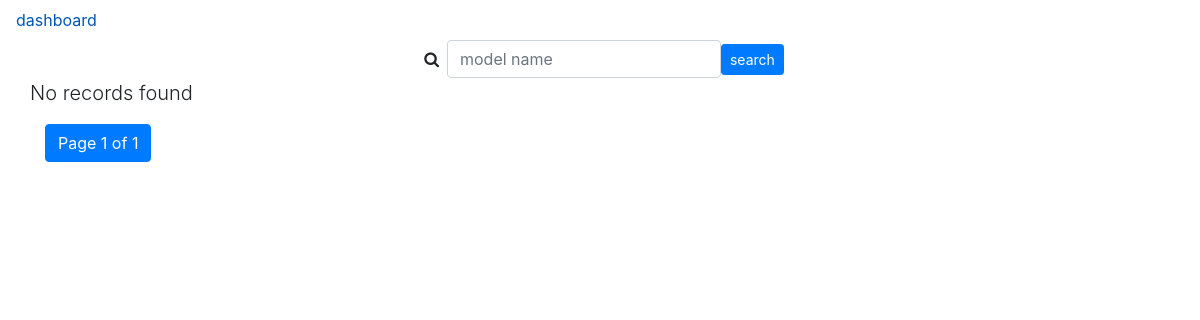
Before: /storage/ with the older database file.
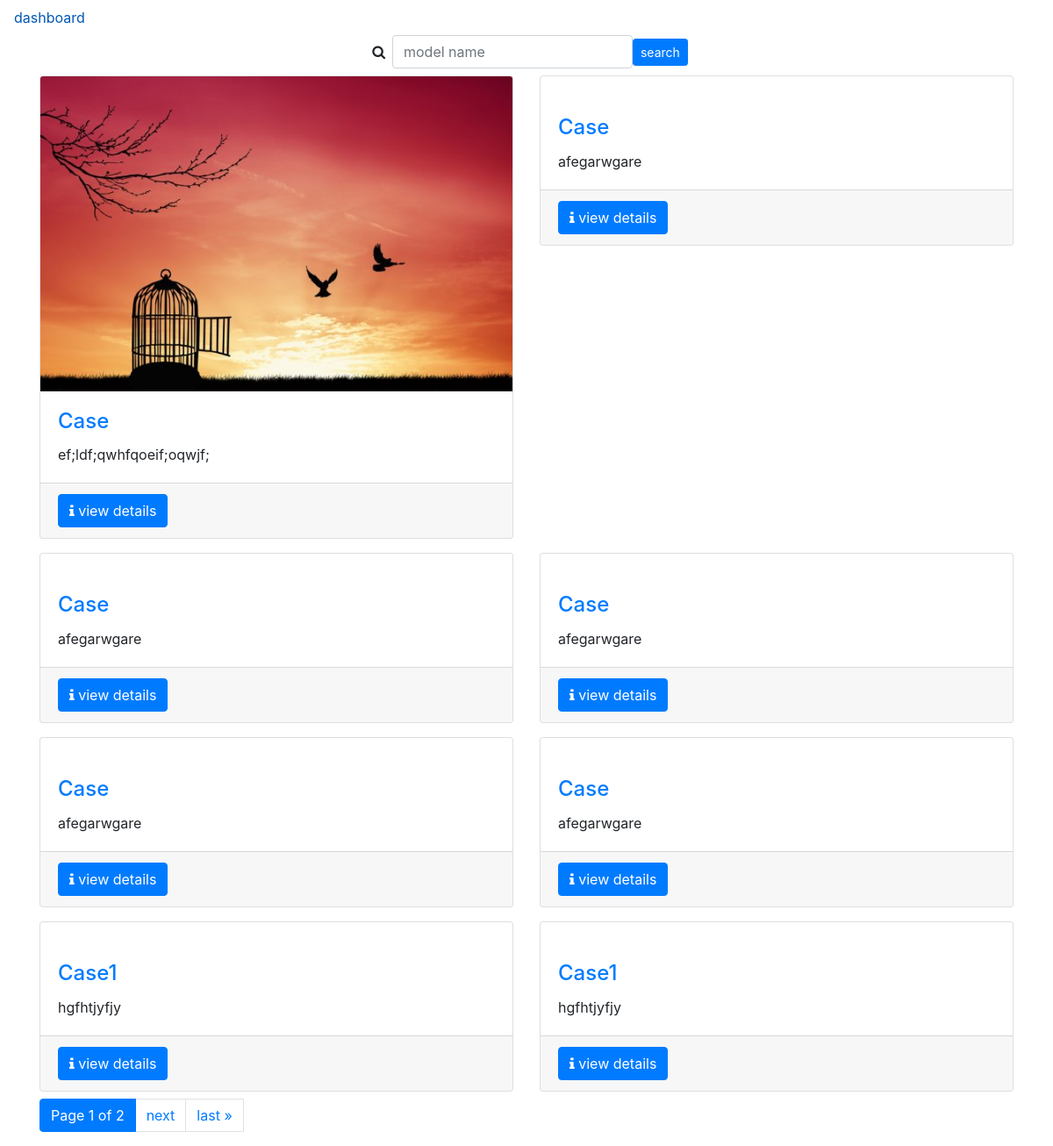
After: the same page with the newer database file.
### storage/models.py (models this page shows, shortened)
class Cases(models.Model):
    Case_category = (
        ('Criminal Case',"Criminal Case"),
        ('Civil Case',"Civil Case"),
        ('Marriage Dissolution',"Marriage Dissolution"),
        ('Paternity and Child Custody',"Paternity and Child Custody"),
        ('Protection Orders Aganist Domestic Violence',"Protection Orders Aganist Domestic Violence"),
        ('Name Changes',"Name Changes"),
        ('Guardianship',"Guardianship"),
        ('Termination of Parental Rights and Adoptions',"Termination of Parental Rights and Adoptions"),
        ('Juvenile Matters',"Juvenile Matters"),
        ('Emancipation and Approval of Underage Marriages',"Emancipation and Approval of Underage Marriages"),
    )
    Case_Name = models.CharField(max_length=255,default='Case')
    Category = models.CharField(choices=Case_category,default=Case_category[0][1], max_length=50)
    Description = models.TextField()
    Case_image = models.ImageField(upload_to='Case_dir/images',null=True)
    Contact_No = models.IntegerField(default=911234567890,unique=True)
    Name = models.ForeignKey(User_Profile,on_delete = models.CASCADE)
    email= models.EmailField(max_length=255,default='example@host.com')

### storage/views.py (the view)
# urls.py: path('', CasesListView.as_view(), name='view_cases'),
class CasesListView(ListView):
    model = Cases
    template_name = "storage/view.html"
    paginate_by = 8

### templates/storage/view.html (shortened to what this page needs)
{% extends 'layout/base.html' %}
{% load static %}
{% load crispy_forms_tags %}
{% block content %}
<nav class="nav">
    <a class="nav-link active" href="{% url 'dashboard' %}">dashboard</a>
</nav>
<div class="container">
    <div class="row  justify-content-center">
        <div class="col-l2">
            <form class="form-inline" action="{% url 'search_cases' %}">
                <div class="form-group">
                    <label for="q" class="p-2"><i class="fa fa-search" aria-hidden="true"></i> </label>
                    <input type="text" name="q" id="q" class="form-control " placeholder="model name" aria-describedby="qhelp">
                    <button class="btn btn-sm btn-primary">search</button>
                </div>
            </form>
        </div>
    </div>
</div>
<div class="container">
    <div class="row">
        {% for record in page_obj %}
        <div class="col-lg-6 col-xs-4 my-2">
            <div class="card">
                <a href="{% url 'detail_cases' record.id %}"><img class="card-img-top" src="{{ record.Case_image.url }} " alt=""></a>
                <div class="card-body">
                    <h4 class="card-title"><a href="{% url 'detail_cases' record.id %}">{{record.Case_Name}}</a></h4>
                    <p class="card-text">{{record.Description}}</p>
                </div>
                <div class="card-footer">
                    <a class="btn btn-primary" href="{% url 'detail_cases' record.id %}"><i class="fa fa-info" aria-hidden="true"></i> view details</a>
                </div>
            </div>
        </div>
        {% empty %}
        <p class="lead">No records found</p>
        {% endfor %}
    </div>
    <div class="row">
        <div class="col">
            <nav aria-label="Page navigation example">
                <ul class="pagination">
                    <li class="page-item active" aria-current="page">
                        <a class="page-link">
                            Page {{ page_obj.number }} of {{ page_obj.paginator.num_pages }}
                        </a>
                    </li>
                    {% if page_obj.has_next %}
                    <li class="page-item"></li><a class="page-link" href="?page={{ page_obj.next_page_number }}">next</a></li>
                    <li class="page-item"></li><a class="page-link" href="?page={{ page_obj.paginator.num_pages }}">last &raquo;</a></li>
                    {% endif %}
                </ul>
            </nav>
        </div>
    </div>
</div>
{% endblock content %}

### templates/layout/base.html (shortened to what this page needs)
<!doctype html>
<html lang="en">
<head>
    <link rel="stylesheet" href="https://cdn.jsdelivr.net/npm/bootstrap@4.6.0/dist/css/bootstrap.min.css">
    <link rel="stylesheet" href="https://maxcdn.bootstrapcdn.com/font-awesome/4.7.0/css/font-awesome.min.css">
</head>
<body>
    {% block content %}
    {% endblock content %}
</body>
</html>

Changed rows visible on the page:
added Cases: Case_image (picture), Case_Name "Case", Description "ef;ldf;qwhfqoeif;oqwjf;"
added Cases: Case_Name "Case", Description "afegarwgare"
added Cases: Case_Name "Case", Description "afegarwgare"
added Cases: Case_Name "Case", Description "afegarwgare"
added Cases: Case_Name "Case", Description "afegarwgare"
added Cases: Case_Name "Case", Description "afegarwgare"
added Cases: Case_Name "Case1", Description "hgfhtjyfjy"
added Cases: Case_Name "Case1", Description "hgfhtjyfjy"
Other visible differences:
{{ page_obj.paginator.num_pages }}: "1" → "2"
text no longer shown: "No records found"
text now shown: "next last »"
